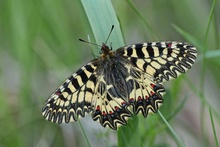
%> input picture new features/abc.jpg, 220 x 147 px, shrunk from 640 x 427 before the run
$ octave maxsat.m   (GNU Octave 9; MATLAB toolbox functions it lacks are replaced by stand-ins)
%> lines starting %> are read from the running program, lines starting %| are printed output that depends on the picture
winsize=11;
i1=imread('abc.jpg');
%> i1 is the input picture: size 147x220x3 uint8; mean R, G, B 105.3, 123.8, 91.2
i1=double(i1);
%> i1: size 147x220x3 double
siz=size(i1);
%> siz = [147 220 3]
sp=zeros(siz(1),siz(2),1);
for i=1:siz(1)
    for j=1:siz(2)
        r=i1(i,j,1);
        g=i1(i,j,2);
        b=i1(i,j,3);
        sum=double(r)+double(g)+double(b);
        mymin=double(min(i1(i,j,:)));
        sp(i,j)=1-((3/sum)*mymin);
    end
end
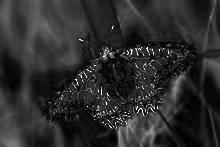
%> sp: size 147x220 double; min 0, max 1, mean 0.176
    ans=zeros(siz(1),siz(2),1);
    so=max(sp(:));
%> so = 1
%%%%%%%%%%%%%%%%
temp=zeros(winsize,winsize);
for i=1:winsize:siz(1)
    for j=1:winsize:siz(2)
        if i+winsize-1<siz(1)&& j+winsize-1<siz(2)
            for ii=0:winsize-1
                for jj=0:winsize-1
                    r=i1(i+ii,j+jj,1);
                    g=i1(i+ii,j+jj,2);
                    b=i1(i+ii,j+jj,3);
                    sum=double(r)+double(g)+double(b);
                    mymin=double(min(i1(i+ii,j+jj,:)));
                    temp(ii+1,jj+1)=1-((3/sum)*mymin);
                end
            end
            patspmax=max(temp(:));
            q=(so-patspmax)/so;
            ans(i:i+winsize,j:j+winsize)=q;
        end
    end
end
%> after the loop, b = 82; g = 112; mymin = 82; patspmax = 0.165; q = 0.835; r = 99; sum = 293
